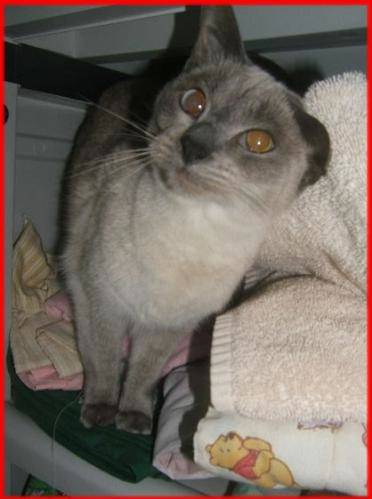
#> input picture experiment_buliding_dataset_10_24/cats_and_dogs_filtered/train/cats/cat.122.jpg, 372 x 499 px, found by its file name; its folder holds 4 pictures in this run
$ python img_resize.py   (older library calls are emulated)
#> lines starting #> are read from the running program, lines starting #| are printed output that depends on the picture
# -*- coding: utf-8 -*-
# @Time ： 2020/10/27
# @Author : Wang J
# @File : img_resize.py
import os
from PIL import Image

# region direction
# base direction
base_dir = r'C:\Users\12991\Desktop\Py_file\experiment_buliding_dataset_10_24\cats_and_dogs_filtered'
train_dir = os.path.join(base_dir, 'train')
val_dir = os.path.join(base_dir, 'validation')
train_cats_dir = os.path.join(train_dir, 'cats/')
train_dogs_dir = os.path.join(train_dir, 'dogs/')
val_cats_dir = os.path.join(val_dir, 'cats/')
val_dogs_dir = os.path.join(val_dir, 'dogs/')

# list file path
train_cats_fname = os.listdir(train_cats_dir)
train_dogs_fname = os.listdir(train_dogs_dir)
val_cats_fname = os.listdir(val_cats_dir)
val_dogs_fname = os.listdir(val_dogs_dir)

# Create directories in digital permission mode
os.mkdir(train_dir + '/resize_cats')
os.mkdir(train_dir + '/resize_dogs')
os.mkdir(val_dir + '/resize_cats')
os.mkdir(val_dir + '/resize_dogs')

# resize
for i in train_cats_fname:
    original_img = Image.open(train_cats_dir + i)
#> original_img is the input picture: PIL image 372x499 RGB; mean R, G, B 117.1, 103.9, 96.1
    clipping_img = original_img.resize((150, 150), Image.ANTIALIAS)
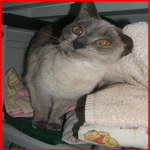
#> clipping_img: PIL image 150x150 RGB; mean R, G, B 117.1, 103.9, 96.1
    clipping_img.save(train_dir + '/resize_cats/' + i)
#> pass 2 of the loop `for i in train_cats_fname:`:
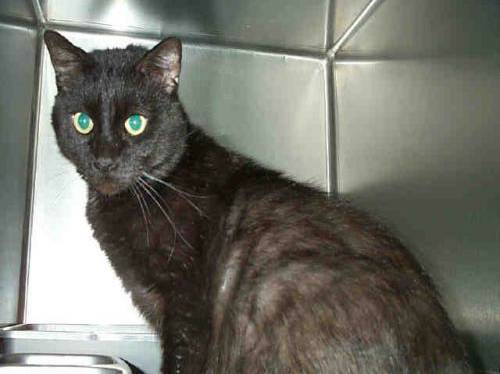
#> input picture experiment_buliding_dataset_10_24/cats_and_dogs_filtered/train/cats/cat.160.jpg, 500 x 374 px, found by its file name
#> original_img is the input picture: PIL image 500x374 RGB; mean R, G, B 113.8, 113.9, 105
#> `clipping_img = original_img.resize((150, 150), Image.ANTIALIAS)`:
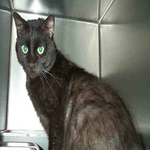
#> clipping_img: PIL image 150x150 RGB; mean R, G, B 113.8, 113.8, 105
#> pass 3 of the loop `for i in train_cats_fname:`:
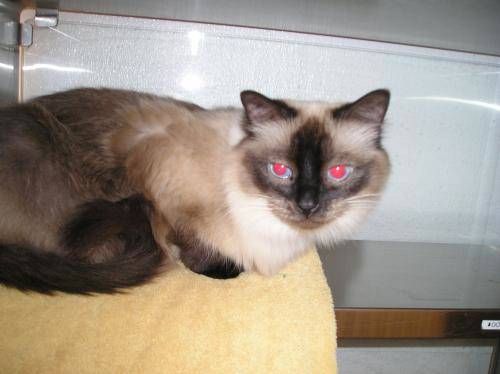
#> input picture experiment_buliding_dataset_10_24/cats_and_dogs_filtered/train/cats/cat.20.jpg, 500 x 374 px, found by its file name
#> original_img is the input picture: PIL image 500x374 RGB; mean R, G, B 158.6, 148, 136
#> `clipping_img = original_img.resize((150, 150), Image.ANTIALIAS)`:
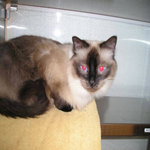
#> clipping_img: PIL image 150x150 RGB; mean R, G, B 158.6, 148, 136
#> the loop made 4 passes; the first 3 are shown
for i in train_dogs_fname:
    original_img = Image.open(train_dogs_dir + i)
    clipping_img = original_img.resize((150, 150), Image.ANTIALIAS)
    clipping_img.save(train_dir + '/resize_dogs/' + i)
for i in val_cats_fname:
    original_img = Image.open(val_cats_dir + i)
    clipping_img = original_img.resize((150, 150), Image.ANTIALIAS)
    clipping_img.save(train_dir + '/resize_cats/' + i)
#> pass 2 of the loop `for i in val_cats_fname:`:
#> pass 3 of the loop `for i in val_cats_fname:`:
#> the loop made 4 passes; the first 3 are shown
for i in val_dogs_fname:
    original_img = Image.open(val_dogs_dir + i)
    clipping_img = original_img.resize((150, 150), Image.ANTIALIAS)
    clipping_img.save(train_dir + '/resize_dogs/' + i)
